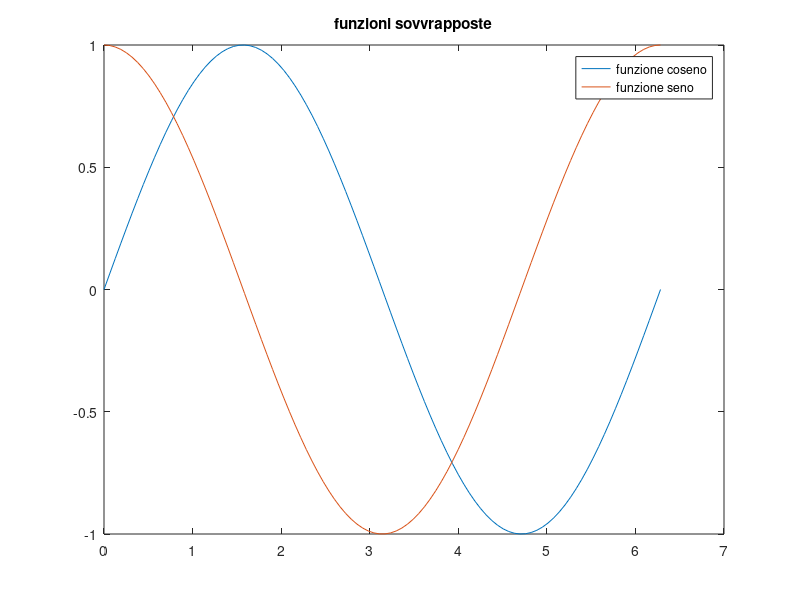

MATLAB code for this plot:
close all
clear
clc

x = linspace(0,2*pi);
y1 = sin(x);
y2 = cos(x);
plot(x,y1);
hold on
plot(x,y2);
legend("funzione coseno","funzione seno");
title("funzioni sovvrapposte");
